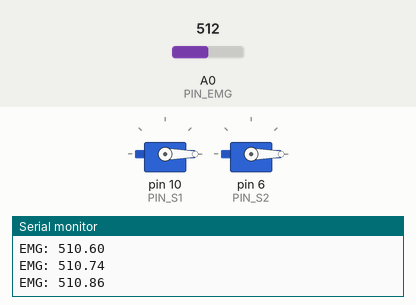
Bench run of a sketch on a simulated Arduino Uno, built with avr-gcc and run on an emulated ATmega328P. On the bench: 2 × servo, the last lines printed to the serial monitor. The inputs (shaded band) are chosen by the test bench; at power-on: A0 (PIN_EMG) = 512.

Above: at 1.2 s.
1.3 s: A0 (PIN_EMG) set to 22
4.3 s: A0 (PIN_EMG) set to 17
At 5.4 s:
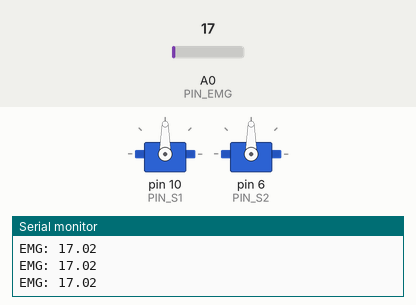
5.9 s: A0 (PIN_EMG) set to 122
At 6.8 s:
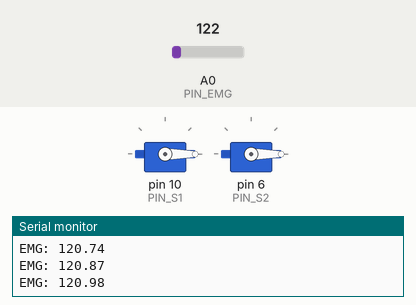
7.4 s: A0 (PIN_EMG) set to 10
At 8.3 s:
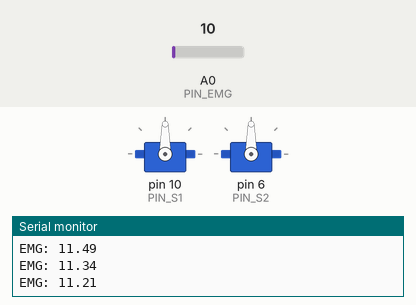
Timing chart, 0 to 10.3 s (numbered marks = the images above; inputs shaded):
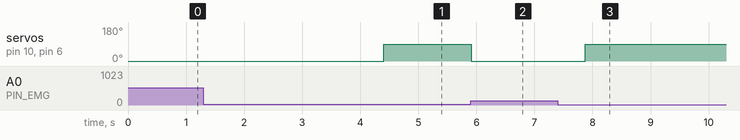

Measured:
- the behaviour switches between 20 and 19 on A0 (PIN_EMG) (found by bisection; images 0 and 1)
- after the input at 4.3 s, servo on pin 10 (PIN_S1), servo on pin 6 (PIN_S2): 0° → 90° after 0.10 s
- after the input at 5.9 s, servo on pin 10 (PIN_S1), servo on pin 6 (PIN_S2): 90° → 0° at once
- after the input at 7.4 s, servo on pin 10 (PIN_S1), servo on pin 6 (PIN_S2): 0° → 90° after 0.48 s

The sketch:

Codigo-servos_incluidos.ino
```cpp
#include <Servo.h>

// --- Parámetros configurables ---
const int PIN_EMG   = A0;
const int PIN_S1    = 10;
const int PIN_S2    = 6;

const float N         = 10.0;   // Fuerza del filtro (más alto = más suave)
const int   UMBRAL    = 20;    // Umbral de activación (0 – 1023). Ajusta según tu señal EMG
const int   POS_ACT1  = 0;      // Posición servo1 al activarse
const int   POS_ACT2  = 0;    // Posición servo2 al activarse
const int   POS_REP1  = 90;     // Posición servo1 en reposo
const int   POS_REP2  = 90;     // Posición servo2 en reposo

// --- Variables globales ---
float   medida       = 0.0;
bool    activado     = false;

Servo servo1;
Servo servo2;

void setup() {
  Serial.begin(9600);
  pinMode(PIN_EMG, INPUT);
  servo1.attach(PIN_S1);
  servo2.attach(PIN_S2);

  // Posición inicial de reposo
  servo1.write(POS_REP1);
  servo2.write(POS_REP2);
}

void loop() {
  // Filtro de media móvil exponencial
  medida = medida * (N - 1.0) / N + (float)analogRead(PIN_EMG) / N;

  Serial.print("EMG: ");
  Serial.println(medida);   // Útil para calibrar el umbral

  if (medida >= UMBRAL && !activado) {
    // --- Flanco de subida: señal supera el umbral ---
    activado = true;
    servo1.write(POS_ACT1);
    servo2.write(POS_ACT2);

  } else if (medida < UMBRAL && activado) {
    // --- Flanco de bajada: señal cae bajo el umbral ---
    activado = false;
    servo1.write(POS_REP1);
    servo2.write(POS_REP2);
  }

  // TODO (fase 2): mapear medida → ángulo proporcional
  // int angulo = map((int)medida, UMBRAL, 1023, 0, 180);
  // servo1.write(angulo);

  delay(20);   // ~50 Hz, adecuado para señal EMG de superficie
}
```
